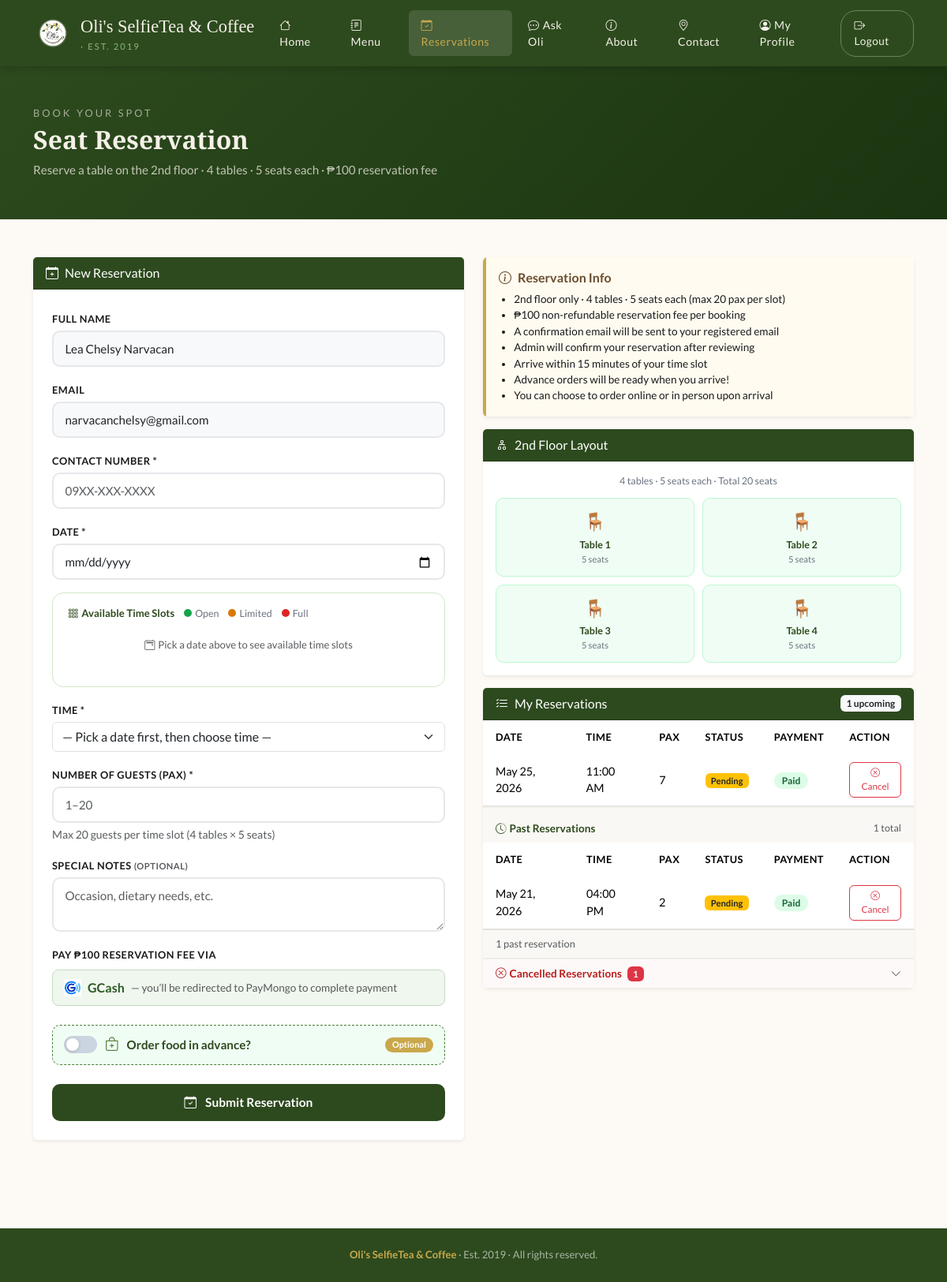
Screenshot of /book_reservation.php (signed in) with the database file from the repository.
### tables this page shows
CREATE TABLE `users` (
  `id` int(11) NOT NULL AUTO_INCREMENT,
  `name` varchar(100) NOT NULL,
  `email` varchar(100) NOT NULL,
  `password` varchar(255) NOT NULL,
  `role` enum('admin','customer') DEFAULT 'customer',
  `created_at` timestamp NOT NULL DEFAULT current_timestamp(),
  `profile_pic` varchar(255) DEFAULT NULL,
  PRIMARY KEY (`id`),
  UNIQUE KEY `email` (`email`)
);

CREATE TABLE `reservations` (
  `id` int(11) NOT NULL AUTO_INCREMENT,
  `user_id` int(11) NOT NULL,
  `res_date` date NOT NULL,
  `res_time` time NOT NULL,
  `pax` int(11) NOT NULL,
  `phone` varchar(20) NOT NULL,
  `notes` text DEFAULT NULL,
  `order_id` int(11) DEFAULT NULL,
  `payment_method` enum('gcash','cash') DEFAULT 'gcash',
  `payment_status` enum('unpaid','paid','refunded') DEFAULT 'unpaid',
  `paymongo_payment_id` varchar(64) DEFAULT NULL,
  `status` enum('pending','confirmed','cancelled') DEFAULT 'pending',
  `created_at` timestamp NOT NULL DEFAULT current_timestamp(),
  PRIMARY KEY (`id`),
  KEY `user_id` (`user_id`),
  KEY `fk_reservation_order` (`order_id`),
  CONSTRAINT `fk_reservation_order` FOREIGN KEY (`order_id`) REFERENCES `orders` (`id`) ON DELETE SET NULL,
  CONSTRAINT `reservations_ibfk_1` FOREIGN KEY (`user_id`) REFERENCES `users` (`id`) ON DELETE CASCADE
);

### book_reservation.php (the view, shortened to what the rows shown need)
<?php
$db     = getDB();
$userId = $_SESSION['user_id'];
$stmt = $db->prepare("SELECT name, email FROM users WHERE id = ?");
$stmt->bind_param("i", $userId);
$stmt->execute();
$user = $stmt->get_result()->fetch_assoc();
$myRes = $db->prepare("
    SELECT r.*,
           CASE WHEN o.id IS NOT NULL THEN 1 ELSE 0 END as has_order,
           o.total_amount as order_total,
           o.status as order_status
    FROM reservations r
    LEFT JOIN orders o ON o.reservation_id = r.id
    WHERE r.user_id = ?
    ORDER BY r.res_date DESC, r.res_time DESC
");
$myRes->bind_param("i", $userId);
$myRes->execute();
$allReservations = $myRes->get_result()->fetch_all(MYSQLI_ASSOC);
$today = date('Y-m-d');
$upcomingRes   = [];
$pastRes       = [];
foreach ($allReservations as $r) {
    if ($r['status'] === 'cancelled') {
        continue;
    }
    if ($r['res_date'] >= $today) {
        $upcomingRes[] = $r;
    } else {
        $pastRes[] = $r;
    }
}
$myReservations = array_slice($upcomingRes, 0, 10);
?>
<!DOCTYPE html>
<html lang="en">
<head>
  <link rel="stylesheet" href="https://cdn.jsdelivr.net/npm/bootstrap@5.3.2/dist/css/bootstrap.min.css">
  <link rel="stylesheet" href="https://cdn.jsdelivr.net/npm/bootstrap-icons@1.11.3/font/bootstrap-icons.min.css">
  <link rel="stylesheet" href="css/style.css">
</head>
<body>
<div style="background: linear-gradient(135deg, var(--green-dark), #1a3510); padding:50px 0 35px; color:var(--cream);">
  <div class="container">
    <h2 style="font-family:'Playfair Display',serif; font-weight:700;">Seat Reservation</h2>
  </div>
</div>
<div class="container py-5">
  <div class="row g-4">
    <div class="col-lg-6">
      <div class="card border-0 shadow-sm">
        <div class="card-body p-4">
          <form method="POST" id="reservationForm">
            <div class="mb-3">
              <label class="form-label">Full Name</label>
              <input type="text" class="form-control" value="<?= htmlspecialchars($user['name']) ?>" readonly style="background:#f8f9fa;">
            </div>
            <div class="mb-3">
              <label class="form-label">Email</label>
              <input type="email" class="form-control" value="<?= htmlspecialchars($user['email']) ?>" readonly style="background:#f8f9fa;">
            </div>
          </form>
        </div>
      </div>
    </div>
    <div class="col-lg-6">
      <div class="card border-0 shadow-sm">
        <div class="card-body p-0">
          <?php if (empty($allReservations)): ?>
            <div class="text-center py-5 text-muted">
              <i class="bi bi-calendar-x" style="font-size:2rem; display:block; margin-bottom:8px;"></i>
              No reservations yet.
            </div>
          <?php else: ?>
            <?php
            function renderResRow($res) { ?>
              <tr>
                <td><?= date('M d, Y', strtotime($res['res_date'])) ?></td>
                <td><?= date('h:i A', strtotime($res['res_time'])) ?></td>
                <td><?= $res['pax'] ?></td>
                <td>
                  <?php $cls = ['pending'=>'badge bg-warning text-dark','confirmed'=>'badge bg-success','cancelled'=>'badge bg-danger'][$res['status']] ?? 'badge bg-secondary'; ?>
                  <span class="<?= $cls ?>" style="font-size:0.7rem;"><?= ucfirst($res['status']) ?></span>
                </td>
                <td>
                  <?php
                    $pBadge = $res['payment_status'] === 'paid' ? 'badge-available'
                            : ($res['payment_status'] === 'refunded' ? 'badge bg-info text-dark'
                            : 'badge-unavailable');
                  ?>
                  <span class="<?= $pBadge ?>">
                    <?= ucfirst($res['payment_status']) ?>
                  </span>
                </td>
                <td>
                  <?php if ($res['status'] !== 'cancelled'): ?>
                    <button class="btn btn-sm btn-outline-danger" style="border-radius:6px;font-size:0.73rem;"
                            data-bs-toggle="modal" data-bs-target="#cancelModal"
                            data-id="<?= $res['id'] ?>"
                            data-date="<?= date('M d, Y', strtotime($res['res_date'])) ?>"
                            data-time="<?= date('h:i A', strtotime($res['res_time'])) ?>">
                      <i class="bi bi-x-circle"></i> Cancel
                    </button>
                  <?php else: ?>
                    <span class="text-muted" style="font-size:0.75rem;">—</span>
                  <?php endif; ?>
                </td>
              </tr>
            <?php } ?>
            <?php if (!empty($myReservations)): ?>
            <div class="table-responsive">
              <table class="table table-olis mb-0">
                <thead>
                  <tr><th>Date</th><th>Time</th><th>Pax</th><th>Status</th><th>Payment</th><th>Action</th></tr>
                </thead>
                <tbody>
                  <?php foreach ($myReservations as $res): renderResRow($res); endforeach; ?>
                </tbody>
              </table>
            </div>
            <?php else: ?>
            <div class="text-center py-4 text-muted" style="font-size:.88rem;">
              <i class="bi bi-calendar-check me-1"></i>No upcoming reservations.
            </div>
            <?php endif; ?>
            <?php if (!empty($pastRes)): ?>
            <div style="border-top:2px solid #f0ece6; background:#faf8f5;">
              <div class="table-responsive">
                <table class="table table-olis mb-0" style="background:transparent;">
                  <thead style="background:#f0ece6;">
                    <tr><th>Date</th><th>Time</th><th>Pax</th><th>Status</th><th>Payment</th><th>Action</th></tr>
                  </thead>
                  <tbody id="pastResBody">
                    <?php foreach ($pastRes as $res): renderResRow($res); endforeach; ?>
                  </tbody>
                </table>
              </div>
            </div>
            <?php endif; ?>
          <?php endif; ?>
        </div>
      </div>
    </div>
  </div>
</div>
</body>
</html>

### rows the page displays
users: name "Lea Chelsy Narvacan", email "narvacanchelsy@gmail.com"
reservations: res_date "May 25, 2026", res_time "11:00 AM", pax "7", status "Pending", payment_status "Paid"
reservations: res_date "May 21, 2026", res_time "04:00 PM", pax "2", status "Pending", payment_status "Paid"

### other values shown
count($upcomingRes) "1"
count($pastRes) "1"
count($cancelledRes) "1"
